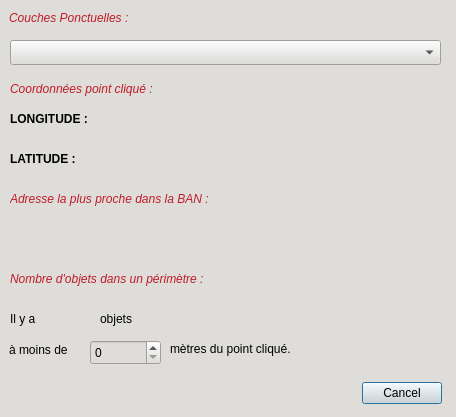
<?xml version="1.0" encoding="UTF-8"?>
<ui version="4.0">
 <class>PluginBasiqueDialogBase</class>
 <widget class="QDialog" name="PluginBasiqueDialogBase">
  <property name="geometry">
   <rect>
    <x>0</x>
    <y>0</y>
    <width>456</width>
    <height>417</height>
   </rect>
  </property>
  <property name="windowTitle">
   <string>PluginBasiqueAkha</string>
  </property>
  <property name="styleSheet">
   <string notr="true">background-color: rgb(222, 221, 218);
border-color: rgb(119, 118, 123);</string>
  </property>
  <widget class="QDialogButtonBox" name="button_box">
   <property name="geometry">
    <rect>
     <x>360</x>
     <y>380</y>
     <width>82</width>
     <height>26</height>
    </rect>
   </property>
   <property name="orientation">
    <enum>Qt::Horizontal</enum>
   </property>
   <property name="standardButtons">
    <set>QDialogButtonBox::Cancel</set>
   </property>
  </widget>
  <widget class="QComboBox" name="comboBox">
   <property name="geometry">
    <rect>
     <x>10</x>
     <y>40</y>
     <width>431</width>
     <height>25</height>
    </rect>
   </property>
  </widget>
  <widget class="QLabel" name="layerLabel">
   <property name="geometry">
    <rect>
     <x>9</x>
     <y>9</y>
     <width>141</width>
     <height>18</height>
    </rect>
   </property>
   <property name="font">
    <font>
     <italic>true</italic>
    </font>
   </property>
   <property name="text">
    <string>&lt;html&gt;&lt;head/&gt;&lt;body&gt;&lt;p&gt;&lt;span style=&quot; color:#c01c28;&quot;&gt;Couches Ponctuelles :&lt;/span&gt;&lt;/p&gt;&lt;/body&gt;&lt;/html&gt;</string>
   </property>
  </widget>
  <widget class="QLabel" name="coords">
   <property name="geometry">
    <rect>
     <x>10</x>
     <y>80</y>
     <width>173</width>
     <height>18</height>
    </rect>
   </property>
   <property name="font">
    <font>
     <italic>true</italic>
    </font>
   </property>
   <property name="text">
    <string>&lt;html&gt;&lt;head/&gt;&lt;body&gt;&lt;p&gt;&lt;span style=&quot; color:#c01c28;&quot;&gt;Coordonnées point cliqué :&lt;/span&gt;&lt;/p&gt;&lt;/body&gt;&lt;/html&gt;</string>
   </property>
  </widget>
  <widget class="QLabel" name="longitude">
   <property name="geometry">
    <rect>
     <x>10</x>
     <y>110</y>
     <width>93</width>
     <height>18</height>
    </rect>
   </property>
   <property name="font">
    <font>
     <bold>true</bold>
    </font>
   </property>
   <property name="text">
    <string>LONGITUDE :</string>
   </property>
  </widget>
  <widget class="QLabel" name="latitude">
   <property name="geometry">
    <rect>
     <x>10</x>
     <y>150</y>
     <width>79</width>
     <height>18</height>
    </rect>
   </property>
   <property name="font">
    <font>
     <bold>true</bold>
    </font>
   </property>
   <property name="text">
    <string>LATITUDE :</string>
   </property>
  </widget>
  <widget class="QLabel" name="adresse">
   <property name="geometry">
    <rect>
     <x>10</x>
     <y>190</y>
     <width>236</width>
     <height>18</height>
    </rect>
   </property>
   <property name="font">
    <font>
     <italic>true</italic>
    </font>
   </property>
   <property name="text">
    <string>&lt;html&gt;&lt;head/&gt;&lt;body&gt;&lt;p&gt;&lt;span style=&quot; color:#c01c28;&quot;&gt;Adresse la plus proche dans la BAN :&lt;/span&gt;&lt;/p&gt;&lt;/body&gt;&lt;/html&gt;</string>
   </property>
  </widget>
  <widget class="QLabel" name="nombreLabel">
   <property name="geometry">
    <rect>
     <x>10</x>
     <y>270</y>
     <width>237</width>
     <height>18</height>
    </rect>
   </property>
   <property name="font">
    <font>
     <italic>true</italic>
    </font>
   </property>
   <property name="text">
    <string>&lt;html&gt;&lt;head/&gt;&lt;body&gt;&lt;p&gt;&lt;span style=&quot; color:#c01c28;&quot;&gt;Nombre d'objets dans un périmètre :&lt;/span&gt;&lt;/p&gt;&lt;/body&gt;&lt;/html&gt;</string>
   </property>
  </widget>
  <widget class="QSpinBox" name="perimetreBox">
   <property name="geometry">
    <rect>
     <x>90</x>
     <y>340</y>
     <width>71</width>
     <height>25</height>
    </rect>
   </property>
   <property name="maximum">
    <number>10000000</number>
   </property>
  </widget>
  <widget class="QLabel" name="perimetreLabel">
   <property name="geometry">
    <rect>
     <x>10</x>
     <y>310</y>
     <width>30</width>
     <height>18</height>
    </rect>
   </property>
   <property name="text">
    <string>Il y a</string>
   </property>
  </widget>
  <widget class="QLabel" name="metresLabel">
   <property name="geometry">
    <rect>
     <x>170</x>
     <y>340</y>
     <width>155</width>
     <height>18</height>
    </rect>
   </property>
   <property name="text">
    <string>mètres du point cliqué.</string>
   </property>
  </widget>
  <widget class="QLabel" name="phrase">
   <property name="geometry">
    <rect>
     <x>9</x>
     <y>341</y>
     <width>72</width>
     <height>18</height>
    </rect>
   </property>
   <property name="text">
    <string>à moins de</string>
   </property>
  </widget>
  <widget class="QLabel" name="adresse_affichage">
   <property name="geometry">
    <rect>
     <x>10</x>
     <y>230</y>
     <width>431</width>
     <height>18</height>
    </rect>
   </property>
   <property name="text">
    <string/>
   </property>
  </widget>
  <widget class="QLabel" name="lat_affichage">
   <property name="geometry">
    <rect>
     <x>110</x>
     <y>150</y>
     <width>331</width>
     <height>18</height>
    </rect>
   </property>
   <property name="text">
    <string/>
   </property>
  </widget>
  <widget class="QLabel" name="long_affichage">
   <property name="geometry">
    <rect>
     <x>120</x>
     <y>110</y>
     <width>311</width>
     <height>18</height>
    </rect>
   </property>
   <property name="text">
    <string/>
   </property>
  </widget>
  <widget class="QLabel" name="nombreAffichage">
   <property name="geometry">
    <rect>
     <x>60</x>
     <y>310</y>
     <width>51</width>
     <height>18</height>
    </rect>
   </property>
   <property name="text">
    <string/>
   </property>
  </widget>
  <widget class="QLabel" name="phrase_2">
   <property name="geometry">
    <rect>
     <x>100</x>
     <y>310</y>
     <width>72</width>
     <height>18</height>
    </rect>
   </property>
   <property name="text">
    <string>objets</string>
   </property>
  </widget>
 </widget>
 <resources/>
 <connections>
  <connection>
   <sender>button_box</sender>
   <signal>accepted()</signal>
   <receiver>PluginBasiqueDialogBase</receiver>
   <slot>accept()</slot>
   <hints>
    <hint type="sourcelabel">
     <x>20</x>
     <y>20</y>
    </hint>
    <hint type="destinationlabel">
     <x>20</x>
     <y>20</y>
    </hint>
   </hints>
  </connection>
  <connection>
   <sender>button_box</sender>
   <signal>rejected()</signal>
   <receiver>PluginBasiqueDialogBase</receiver>
   <slot>reject()</slot>
   <hints>
    <hint type="sourcelabel">
     <x>20</x>
     <y>20</y>
    </hint>
    <hint type="destinationlabel">
     <x>20</x>
     <y>20</y>
    </hint>
   </hints>
  </connection>
 </connections>
</ui>
